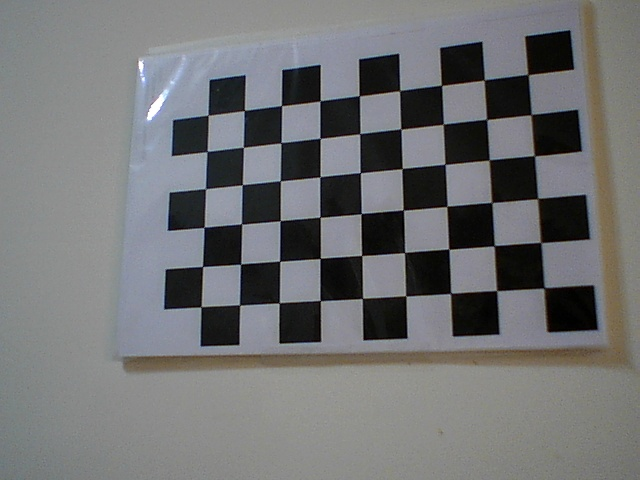
#> input picture LAB8/imgs/chess.jpg, 640 x 480 px, found by its file name
$ jupyter execute CV_LAB8.ipynb
#> lines starting #> are read from the running program, lines starting #| are printed output that depends on the picture; after the words box and inside, x2 and y2 are one past the last pixel; in counts of white or black regions, pixels touching at a corner belong together
[cell 1]
import cv2
import numpy as np

# Load an image in grayscale
gray = cv2.imread(r"C:\Users\User\Downloads\imgs\imgs\chess.jpg", cv2.IMREAD_GRAYSCALE)
#> gray: shape (480, 640); min 0, max 255, mean 114.3

# Apply Canny Edge Detection
edges = cv2.Canny(gray, 50, 150)
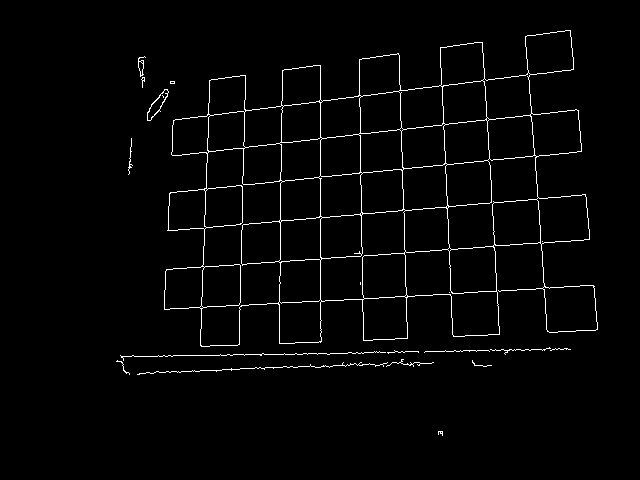
#> edges: shape (480, 640); 2.2% white in thin lines or dots, all inside (x1, y1, x2, y2) = (116, 30, 598, 436)

# Apply Standard Hough Line Transform
lines = cv2.HoughLines(edges, rho=1, theta=np.pi/180, threshold=100)
#> lines = 26 rows, first 8: [280, 1.5], [317, 1.52], [320, 0], [244, 1.48], [358, 1.55], [212, 0.0349], [139, 1.45], [-357, 3.12]

# Convert edges to color image to draw lines
output = cv2.cvtColor(edges, cv2.COLOR_GRAY2BGR)

# Draw detected lines
if lines is not None:
    for line in lines:
        rho, theta = line[0]
        a = np.cos(theta)
        b = np.sin(theta)
        x0 = a * rho  # x-coordinate of the line's intersection with the normal
        y0 = b * rho  # y-coordinate of the line's intersection with the normal
        x1 = int(x0 + 1000 * (-b))  # Compute x-coordinates for line extension
        y1 = int(y0 + 1000 * (a))   # Compute y-coordinates for line extension
        x2 = int(x0 - 1000 * (-b))
        y2 = int(y0 - 1000 * (a))
        cv2.line(output, (x1, y1), (x2, y2), (0, 0, 255), 2)  # Draw line in red
#> this loop made 26 passes
#> (rho, theta, a, b, x0, y0, x1, y1) on passes 1 to 12: (280, 1.5, 0.0698, 0.998, 19.53, 279.3, -978, 349), (317, 1.52, 0.0523, 0.999, 16.59, 316.6, -982, 368), (320, 0, 1, 0, 320, 0, 320, 1000), (244, 1.48, 0.0872, 0.996, 21.27, 243.1, -974, 330), (358, 1.55, 0.0175, 1, 6.25, 357.9, -993, 375), (212, 0.0349, 0.999, 0.0349, 211.9, 7.4, 176, 1006), (139, 1.45, 0.122, 0.993, 16.94, 138, -975, 259), (-357, 3.12, -1, 0.0175, 356.9, -6.23, 339, -1006), (209, 1.47, 0.105, 0.995, 21.85, 207.9, -972, 312), (-396, 3.11, -0.999, 0.0349, 395.8, -13.82, 360, -1013), (-522, 3.07, -0.998, 0.0698, 520.7, -36.41, 450, -1033), (377, 1.54, 0.0349, 0.999, 13.16, 376.8, -986, 411)
#> output: shape (480, 640, 3); mean B, G, R 0.7, 0.7, 32.3

# Display results
cv2.imshow('Edges', edges)
cv2.imshow('HoughLines - Standard', output)
cv2.waitKey(0)
cv2.destroyAllWindows()

[cell 2]
import cv2
import numpy as np

# Load an image in grayscale
gray = cv2.imread(r"C:\Users\User\Downloads\imgs\imgs\building.jpg", cv2.IMREAD_GRAYSCALE)
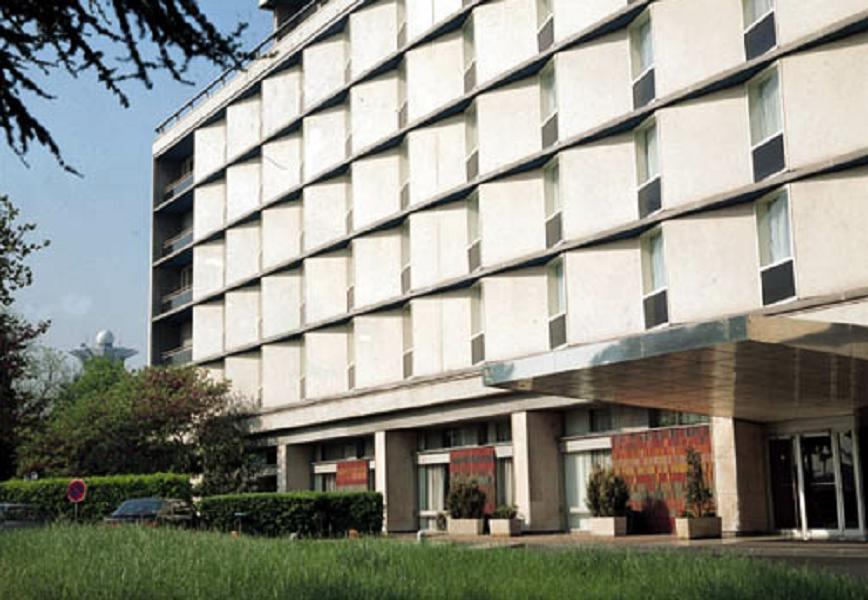
#> input picture LAB8/imgs/building.jpg, 868 x 600 px, found by its file name
#> gray: shape (600, 868); min 0, max 255, mean 142.3

# Apply Gaussian Blur to reduce noise
blurred = cv2.GaussianBlur(gray, (9, 9), 2)

# Apply Hough Circle Transform
circles = cv2.HoughCircles(blurred,
                           method=cv2.HOUGH_GRADIENT,
                           dp=1.2,
                           minDist=30,
                           param1=50,
                           param2=30,
                           minRadius=10,
                           maxRadius=100)
#> circles = 217 rows, first 8: [109.8, 436.2, 90.04], [250.2, 178.2, 99.28], [106.2, 405, 97.96], [143.4, 447, 94], [133.8, 106.2, 99.28], [286.2, 489, 99.28], [280.2, 443.4, 94], [244.2, 319.8, 92.68]

# Convert to color image for drawing
output = cv2.cvtColor(gray, cv2.COLOR_GRAY2BGR)
#> output: shape (600, 868, 3)

# Draw detected circles
if circles is not None:
    circles = np.uint16(np.around(circles))
#> circles = 217 rows, first 8: [110, 436, 90], [250, 178, 99], [106, 405, 98], [143, 447, 94], [134, 106, 99], [286, 489, 99], [280, 443, 94], [244, 320, 93]
    for i in circles[0, :]:
        cv2.circle(output, (i[0], i[1]), i[2], (0, 255, 0), 2)  # Draw circle in green
        cv2.circle(output, (i[0], i[1]), 2, (0, 0, 255), 3)  # Draw center in red
#> this loop made 217 passes
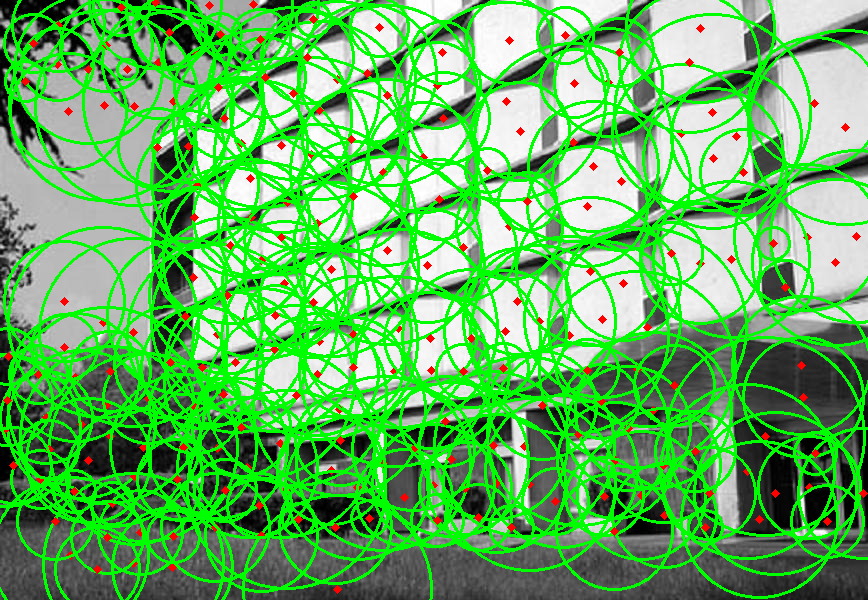
#> output: shape (600, 868, 3); mean B, G, R 94, 180.4, 97.6

# Display results
cv2.imshow('Blurred', blurred)
cv2.imshow('HoughCircles - Detected Circles', output)
cv2.waitKey(0)
cv2.destroyAllWindows()

### EX 1 A

[cell 3]
#Solve here
import cv2
import numpy as np

# Load an image in grayscale
gray = cv2.imread(r"C:\Users\User\Downloads\imgs\imgs\chess.jpg", cv2.IMREAD_GRAYSCALE)

# Apply Canny Edge Detection
edges = cv2.Canny(gray, 50, 150)

# Original parameters
lines1 = cv2.HoughLines(edges, rho=1, theta=np.pi/180, threshold=100)
#> lines1 has the same summary as lines
output1 = cv2.cvtColor(edges, cv2.COLOR_GRAY2BGR)
if lines1 is not None:
    for line in lines1:
        rho, theta = line[0]
        a = np.cos(theta)
        b = np.sin(theta)
        x0 = a * rho
        y0 = b * rho
        x1 = int(x0 + 1000 * (-b))
        y1 = int(y0 + 1000 * (a))
        x2 = int(x0 - 1000 * (-b))
        y2 = int(y0 - 1000 * (a))
        cv2.line(output1, (x1, y1), (x2, y2), (0, 0, 255), 2)

# Modified parameters - higher threshold (more selective)
lines2 = cv2.HoughLines(edges, rho=1, theta=np.pi/180, threshold=150)
#> lines2 = 13 rows, first 8: [280, 1.5], [317, 1.52], [320, 0], [244, 1.48], [358, 1.55], [212, 0.0349], [139, 1.45], [-357, 3.12]
output2 = cv2.cvtColor(edges, cv2.COLOR_GRAY2BGR)
if lines2 is not None:
    for line in lines2:
        rho, theta = line[0]
        a = np.cos(theta)
        b = np.sin(theta)
        x0 = a * rho
        y0 = b * rho
        x1 = int(x0 + 1000 * (-b))
        y1 = int(y0 + 1000 * (a))
        x2 = int(x0 - 1000 * (-b))
        y2 = int(y0 - 1000 * (a))
        cv2.line(output2, (x1, y1), (x2, y2), (0, 0, 255), 2)
#> this loop made 13 passes
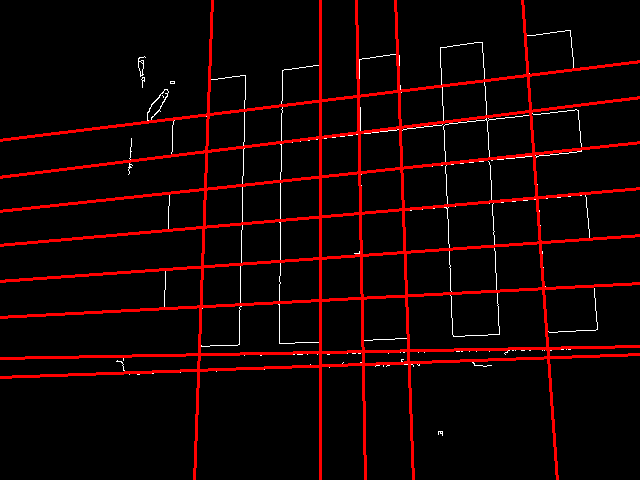
#> output2: shape (480, 640, 3); mean B, G, R 2.1, 2.1, 20.6

# Modified parameters - different rho and theta values
lines3 = cv2.HoughLines(edges, rho=2, theta=np.pi/90, threshold=100)
#> lines3 = 36 rows, first 8: [280, 1.5], [210, 1.47], [320, 0], [-522, 3.07], [212, 0.0349], [-396, 3.11], [170, 1.47], [280, 0]
output3 = cv2.cvtColor(edges, cv2.COLOR_GRAY2BGR)
if lines3 is not None:
    for line in lines3:
        rho, theta = line[0]
        a = np.cos(theta)
        b = np.sin(theta)
        x0 = a * rho
        y0 = b * rho
        x1 = int(x0 + 1000 * (-b))
        y1 = int(y0 + 1000 * (a))
        x2 = int(x0 - 1000 * (-b))
        y2 = int(y0 - 1000 * (a))
        cv2.line(output3, (x1, y1), (x2, y2), (0, 0, 255), 2)
#> this loop made 36 passes
#> line on passes 6 to 17: [[-396, 3.11]], [[170, 1.47]], [[280, 0]], [[360, 0]], [[108, 1.43]], [[324, 1.5]], [[-440, 3.11]], [[376, 1.54]], [[144, 1.43]], [[352, 1.54]], [[-476, 3.07]], [[248, 0.0349]]
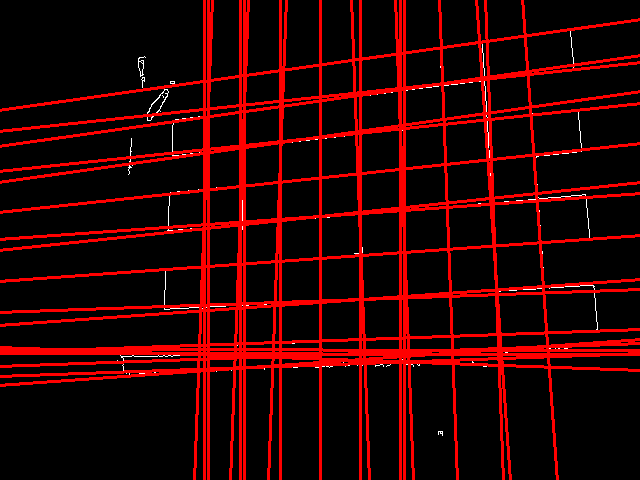
#> output3: shape (480, 640, 3); mean B, G, R 0.9, 0.9, 44.6

# Display results
cv2.imshow('Original (threshold=100)', output1)
cv2.imshow('Higher threshold (threshold=150)', output2)
cv2.imshow('Different resolution (rho=2, theta=pi/90)', output3)
cv2.waitKey(0)
cv2.destroyAllWindows()

### EX 1 B

[cell 4]
#Solve here

[cell 5]
import cv2
import numpy as np

# Load an image in grayscale
gray = cv2.imread(r"C:\Users\User\Downloads\imgs\imgs\building.jpg", cv2.IMREAD_GRAYSCALE)

# Apply Gaussian Blur to reduce noise
blurred = cv2.GaussianBlur(gray, (9, 9), 2)

# Original parameters
circles1 = cv2.HoughCircles(blurred,
                           method=cv2.HOUGH_GRADIENT,
                           dp=1.2,
                           minDist=30,
                           param1=50,
                           param2=30,
                           minRadius=10,
                           maxRadius=100)

# Modified parameters - more sensitive detection
circles2 = cv2.HoughCircles(blurred,
                           method=cv2.HOUGH_GRADIENT,
                           dp=1.2,
                           minDist=30,
                           param1=50,
                           param2=20,
                           minRadius=10,
                           maxRadius=100)

# Modified parameters - different resolution and thresholds
circles3 = cv2.HoughCircles(blurred,
                           method=cv2.HOUGH_GRADIENT,
                           dp=1.5,
                           minDist=40,
                           param1=70,
                           param2=40,
                           minRadius=15,
                           maxRadius=80)

# Draw original parameters
output1 = cv2.cvtColor(gray, cv2.COLOR_GRAY2BGR)
if circles1 is not None:
    circles1 = np.uint16(np.around(circles1))
    for i in circles1[0, :]:
        cv2.circle(output1, (i[0], i[1]), i[2], (0, 255, 0), 2)
        cv2.circle(output1, (i[0], i[1]), 2, (0, 0, 255), 3)

# Draw modified parameters - more sensitive
output2 = cv2.cvtColor(gray, cv2.COLOR_GRAY2BGR)
if circles2 is not None:
    circles2 = np.uint16(np.around(circles2))
    for i in circles2[0, :]:
        cv2.circle(output2, (i[0], i[1]), i[2], (0, 255, 0), 2)
        cv2.circle(output2, (i[0], i[1]), 2, (0, 0, 255), 3)
#> this loop made 359 passes
#> i on passes 1 to 3: [110, 436, 90], [290, 304, 99], [113, 383, 99]
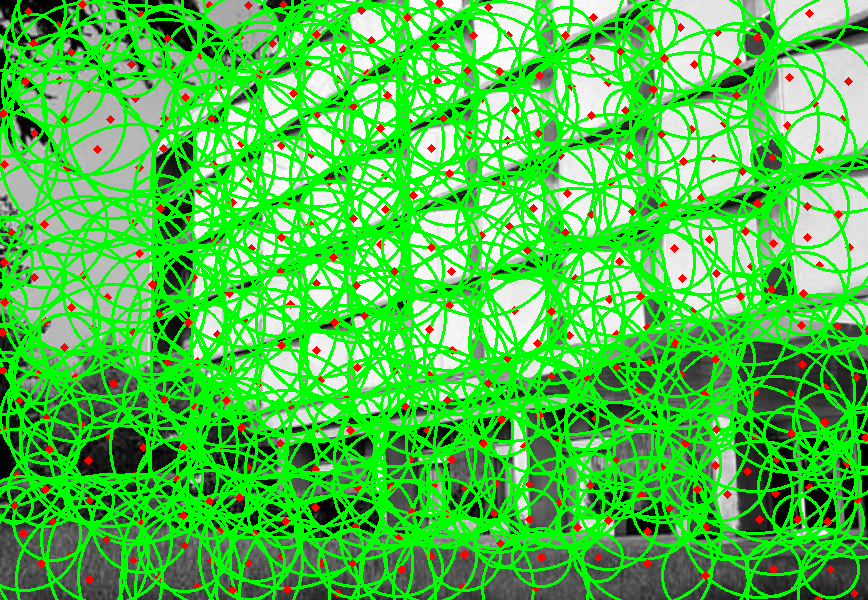
#> output2: shape (600, 868, 3); mean B, G, R 72.2, 195.1, 77.8

# Draw modified parameters - different resolution
output3 = cv2.cvtColor(gray, cv2.COLOR_GRAY2BGR)
if circles3 is not None:
    circles3 = np.uint16(np.around(circles3))
    for i in circles3[0, :]:
        cv2.circle(output3, (i[0], i[1]), i[2], (0, 255, 0), 2)
        cv2.circle(output3, (i[0], i[1]), 2, (0, 0, 255), 3)
#> this loop made 84 passes
#> i on passes 1 to 12: [166, 442, 77], [493, 481, 66], [434, 475, 71], [542, 466, 69], [329, 82, 77], [116, 101, 79], [146, 71, 71], [247, 467, 71], [275, 349, 79], [356, 466, 72], [274, 131, 77], [706, 163, 79]
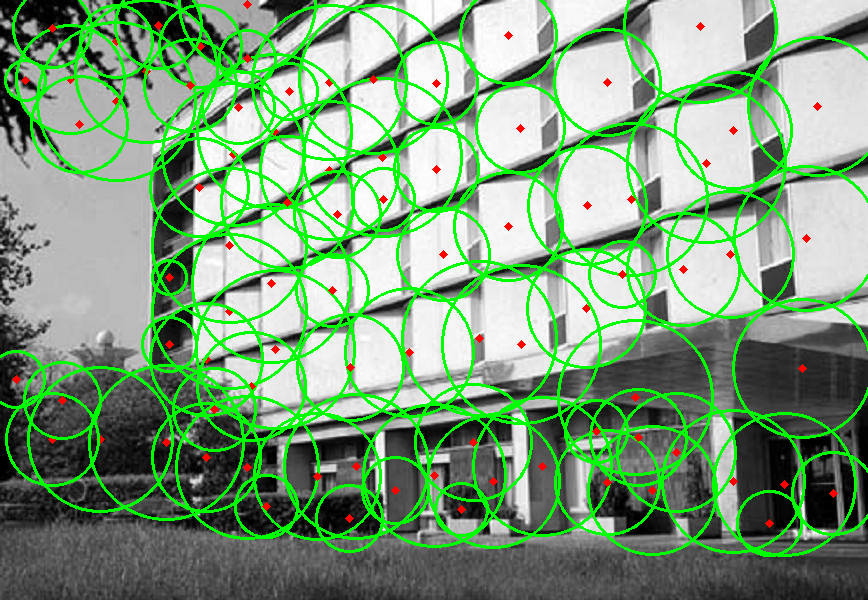
#> output3: shape (600, 868, 3); mean B, G, R 121.4, 158.6, 122.9

# Display results
cv2.imshow('Original Parameters', output1)
cv2.imshow('More Sensitive (param2=20)', output2)
cv2.imshow('Different Resolution (dp=1.5, param1=70, param2=40)', output3)
cv2.waitKey(0)
cv2.destroyAllWindows()

### EX 2

[cell 6]
#Solve here
import cv2
import numpy as np

# Load the medical image
img = cv2.imread(r"C:\Users\User\Downloads\imgs\imgs\tumor.jpg")
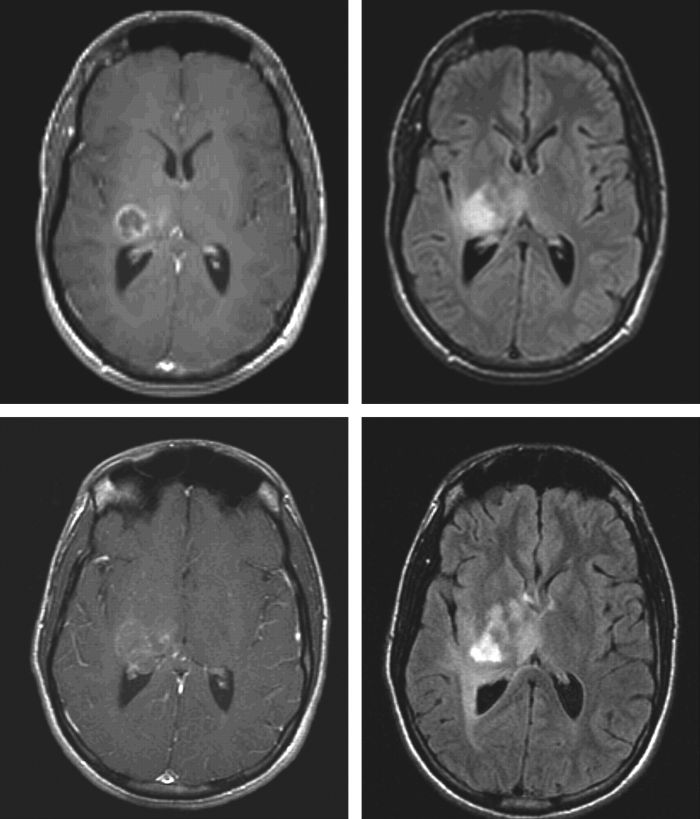
#> input picture LAB8/imgs/tumor.jpg, 700 x 819 px, found by its file name
#> img is the input picture: shape (819, 700, 3); min 18, max 255, mean 74.8
gray = cv2.cvtColor(img, cv2.COLOR_BGR2GRAY)
#> gray: shape (819, 700)

# Step 1: Apply Median Blurring to remove noise
# Median blur is often better than Gaussian for medical images as it preserves edges
median_blurred = cv2.medianBlur(gray, 5)

# Step 2: Use Canny Edge Detection to highlight edges
edges = cv2.Canny(median_blurred, 30, 100)
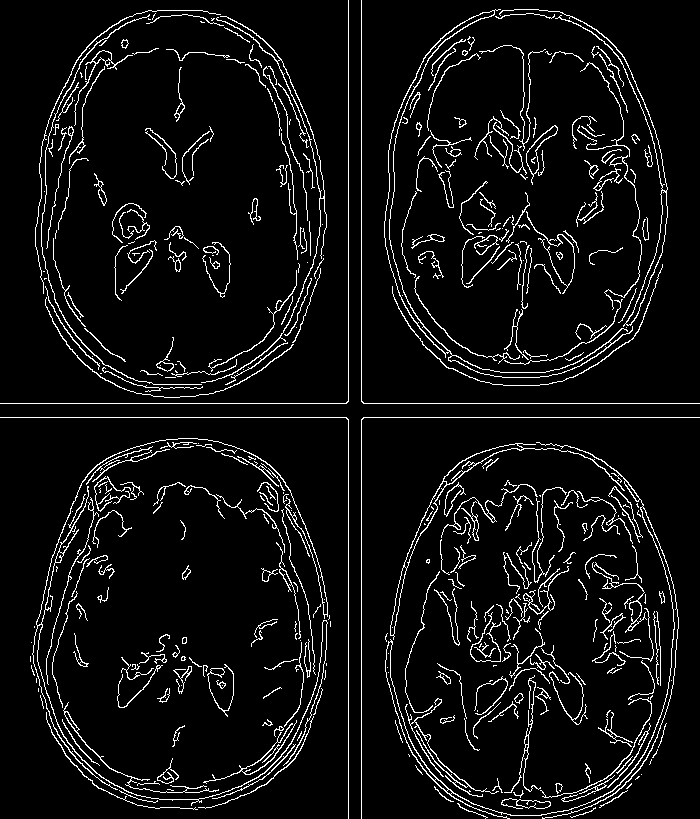
#> edges: shape (819, 700); 6.3% white in thin lines or dots

# Step 3: Detect circular boundaries using cv2.HoughCircles()
circles = cv2.HoughCircles(median_blurred,
                          method=cv2.HOUGH_GRADIENT,
                          dp=1.2,
                          minDist=20,
                          param1=50,
                          param2=30,
                          minRadius=10,
                          maxRadius=100)

# Step 4: Draw detected boundaries on the medical image
output = img.copy()
if circles is not None:
    circles = np.uint16(np.around(circles))
    for i in circles[0, :]:
        # Draw the outer circle
        cv2.circle(output, (i[0], i[1]), i[2], (0, 255, 0), 2)
        # Draw the center of the circle
        cv2.circle(output, (i[0], i[1]), 2, (0, 0, 255), 3)
#> this loop made 506 passes
#> i on passes 1 to 3: [551, 703, 99], [508, 711, 98], [549, 538, 94]
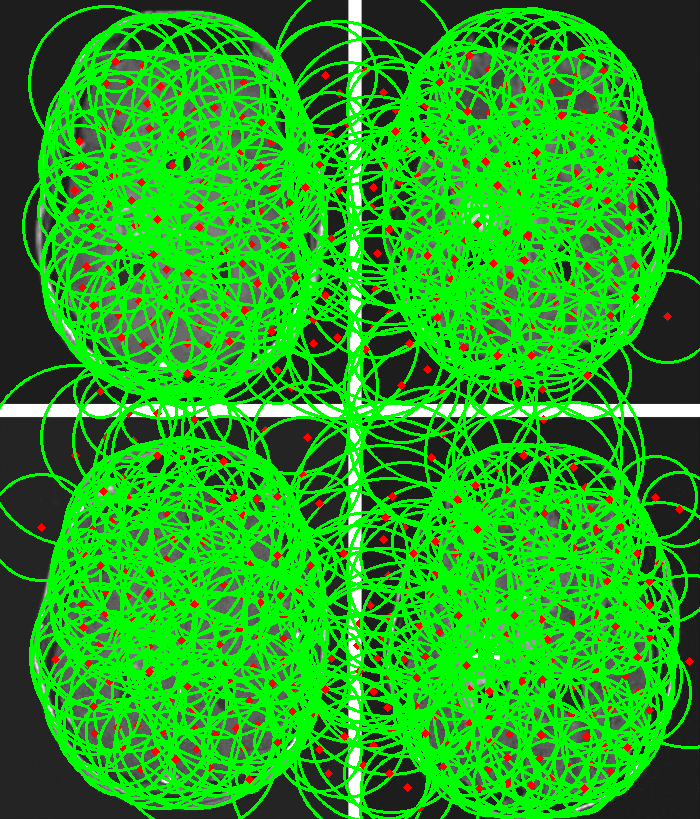
#> output: shape (819, 700, 3); mean B, G, R 27, 162.6, 33

# Display all steps for comparison
cv2.imshow('Original Medical Image', img)
cv2.imshow('Median Blurred', median_blurred)
cv2.imshow('Edge Detection', edges)
cv2.imshow('Detected Circular Structures', output)
cv2.waitKey(0)
cv2.destroyAllWindows()
